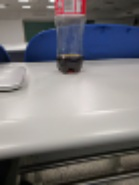
#> input picture input2.jpg, 139 x 185 px, given in place of input2.jpginput2.jpg, which was not available
$ python -i prepare_data.py   (imports and definitions only)   (Python 2 division)
#> lines starting #> are read from the running program, lines starting #| are printed output that depends on the picture; pictures that were not available may be replaced by others from this repository, and a replacement may not be noted
# -*- coding: utf-8 -*-
import os
import cv2
import h5py
import numpy

DATA_PATH = "./data/Train/"
TEST_PATH = "./SRCNN_createData/Test/Set14/"
Random_Crop = 30
Patch_size = 32
label_size = 20
conv_side = 6
scale = 2


def prepare_data(_path):
#> called with _path = 'input2.jpg'
    names = os.listdir(_path)
    names = sorted(names)
    nums = names.__len__()

    data = numpy.zeros((nums * Random_Crop, 1, Patch_size, Patch_size), dtype=numpy.double)
    label = numpy.zeros((nums * Random_Crop, 1, label_size, label_size), dtype=numpy.double)

    for i in range(nums):
        name = _path + names[i]
        hr_img = cv2.imread(name, cv2.IMREAD_COLOR)
#> hr_img is the input picture: shape (185, 139, 3); mean B, G, R 124.1, 121.4, 123
        shape = hr_img.shape
#> shape = (185, 139, 3)

        hr_img = cv2.cvtColor(hr_img, cv2.COLOR_BGR2YCrCb)
#> hr_img: shape (185, 139, 3); mean of channels 0, 1, 2 122.2, 128.6, 129.1
        hr_img = hr_img[:, :, 0]
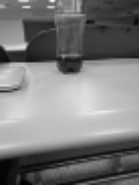
#> hr_img: shape (185, 139); min 1, max 252, mean 122.2

        # two resize operation to produce training data and labels
        lr_img = cv2.resize(hr_img, (shape[1] / scale, shape[0] / scale))
        lr_img = cv2.resize(lr_img, (shape[1], shape[0]))
#> lr_img: shape (185, 139)

        # produce Random_Crop random coordinate to crop training img
        Points_x = numpy.random.randint(0, min(shape[0], shape[1]) - Patch_size, Random_Crop)
        Points_y = numpy.random.randint(0, min(shape[0], shape[1]) - Patch_size, Random_Crop)

        for j in range(Random_Crop):
            lr_patch = lr_img[Points_x[j]: Points_x[j] + Patch_size, Points_y[j]: Points_y[j] + Patch_size]
            hr_patch = hr_img[Points_x[j]: Points_x[j] + Patch_size, Points_y[j]: Points_y[j] + Patch_size]

            lr_patch = lr_patch.astype(float) / 255.
            hr_patch = hr_patch.astype(float) / 255.

            data[i * Random_Crop + j, 0, :, :] = lr_patch
            label[i * Random_Crop + j, 0, :, :] = hr_patch[conv_side: -conv_side, conv_side: -conv_side]
#> this loop made 30 passes
#> pass 1, in prepare_data, `lr_patch = lr_img[Points_x[j]: Points_x[j] + Patch_size, Points_y[j]: ..`:
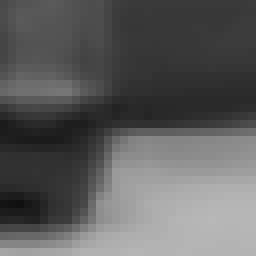
#> lr_patch: shape (32, 32) (shown 8 times larger); min 17, max 184, mean 93
#> after the loop:
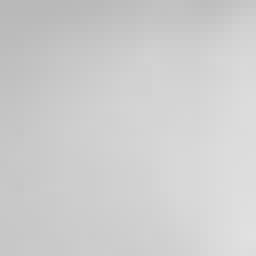
#> hr_patch: shape (32, 32) float64 (shown 8 times larger); min 0.725, max 0.882, mean 0.807
            # cv2.imshow("lr", lr_patch)
            # cv2.imshow("hr", hr_patch)
            # cv2.waitKey(0)
    return data, label

# BORDER_CUT = 8
BLOCK_STEP = 16
BLOCK_SIZE = 32


# [67 lines left out: functions prepare_crop_data, write_hdf5, read_training_data, not called in this run]


# [5 lines not run here, left out]
    # _, _a = read_training_data("train.h5")
    # _, _a = read_training_data("test.h5")

>>> result = prepare_data('input2.jpg')
